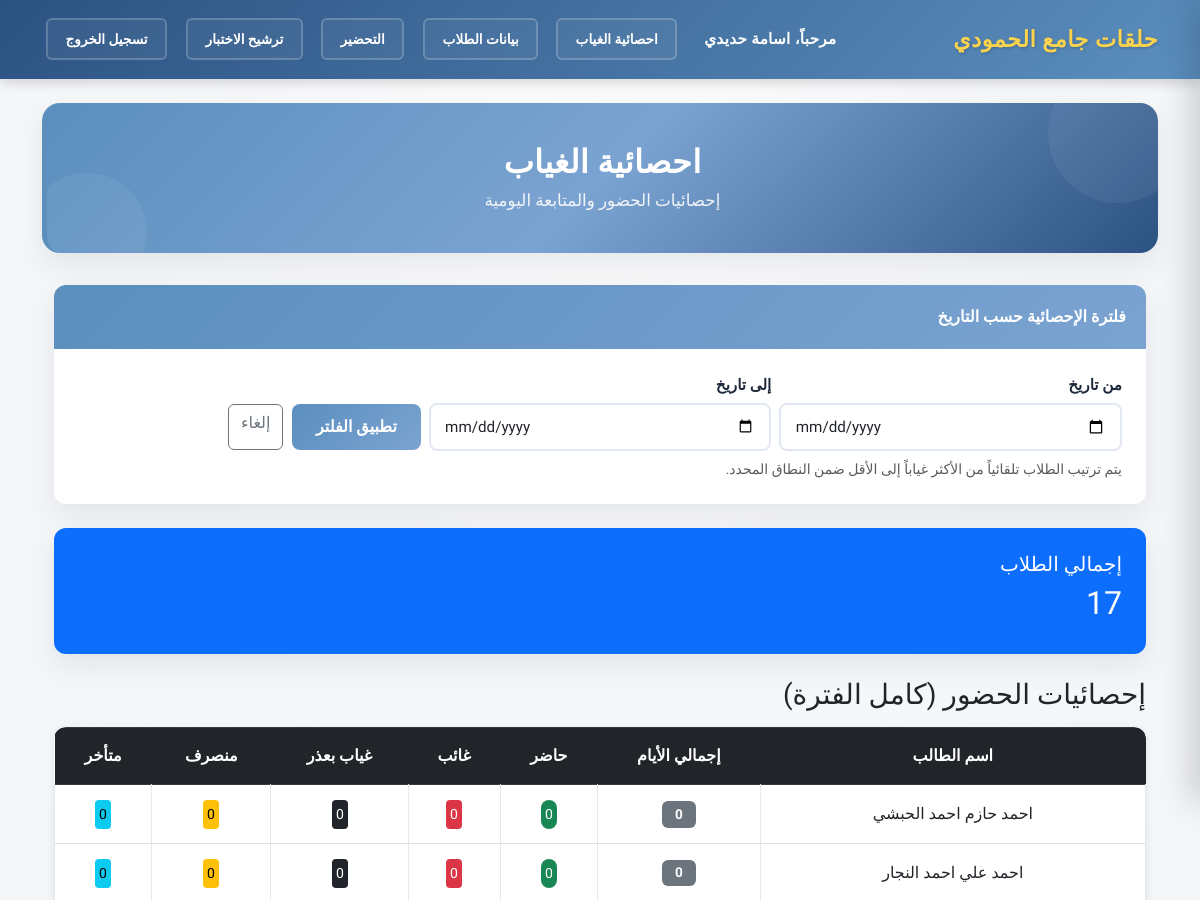
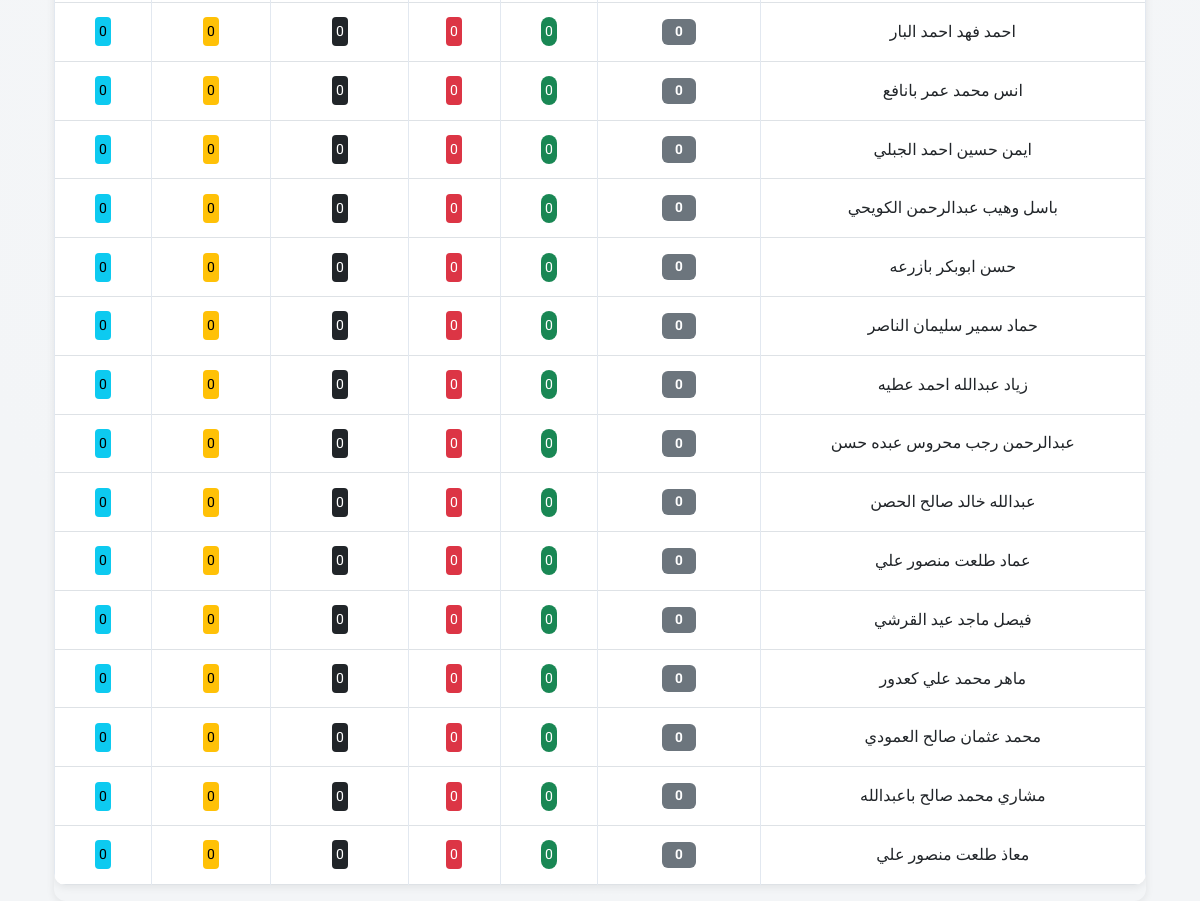
The app's page /teacher-dashboard/ (signed in), older data (2 pictures, top to bottom).
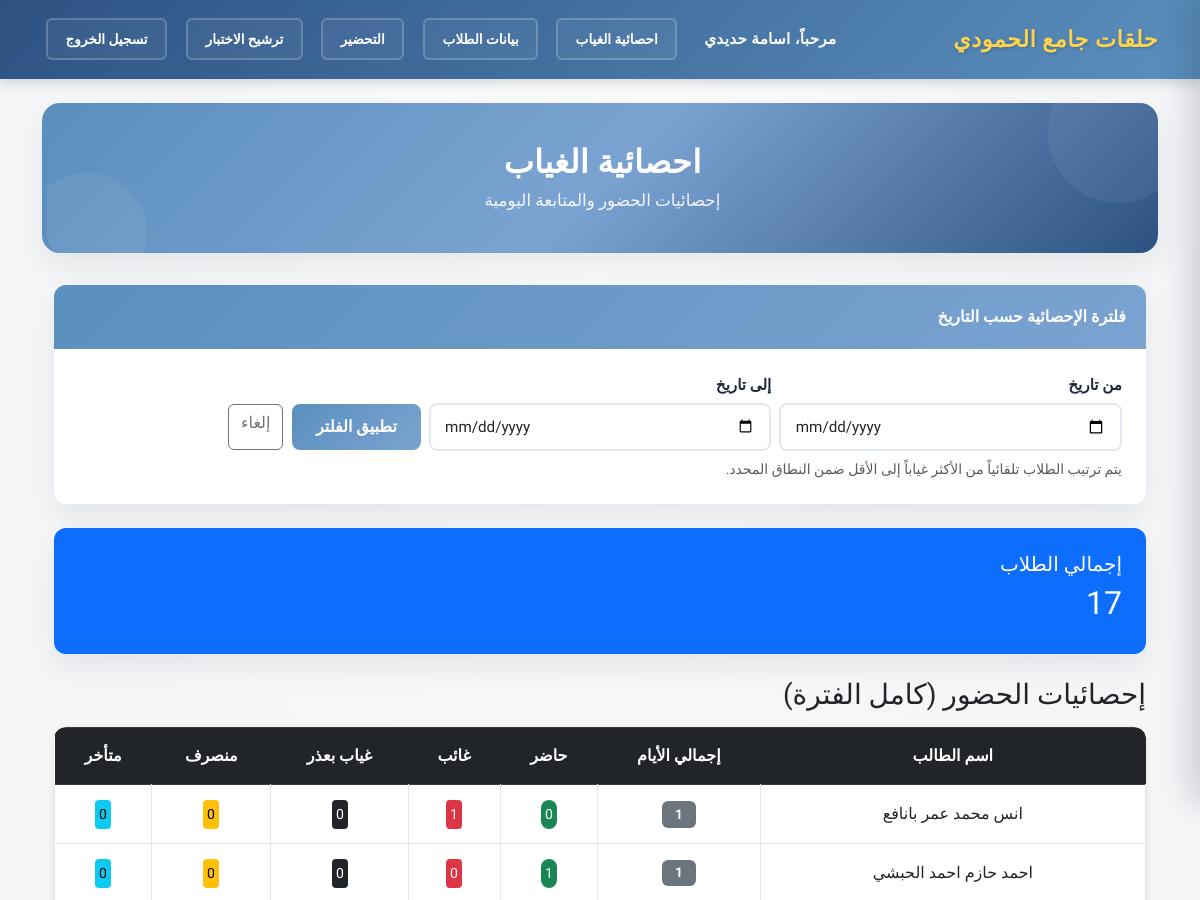
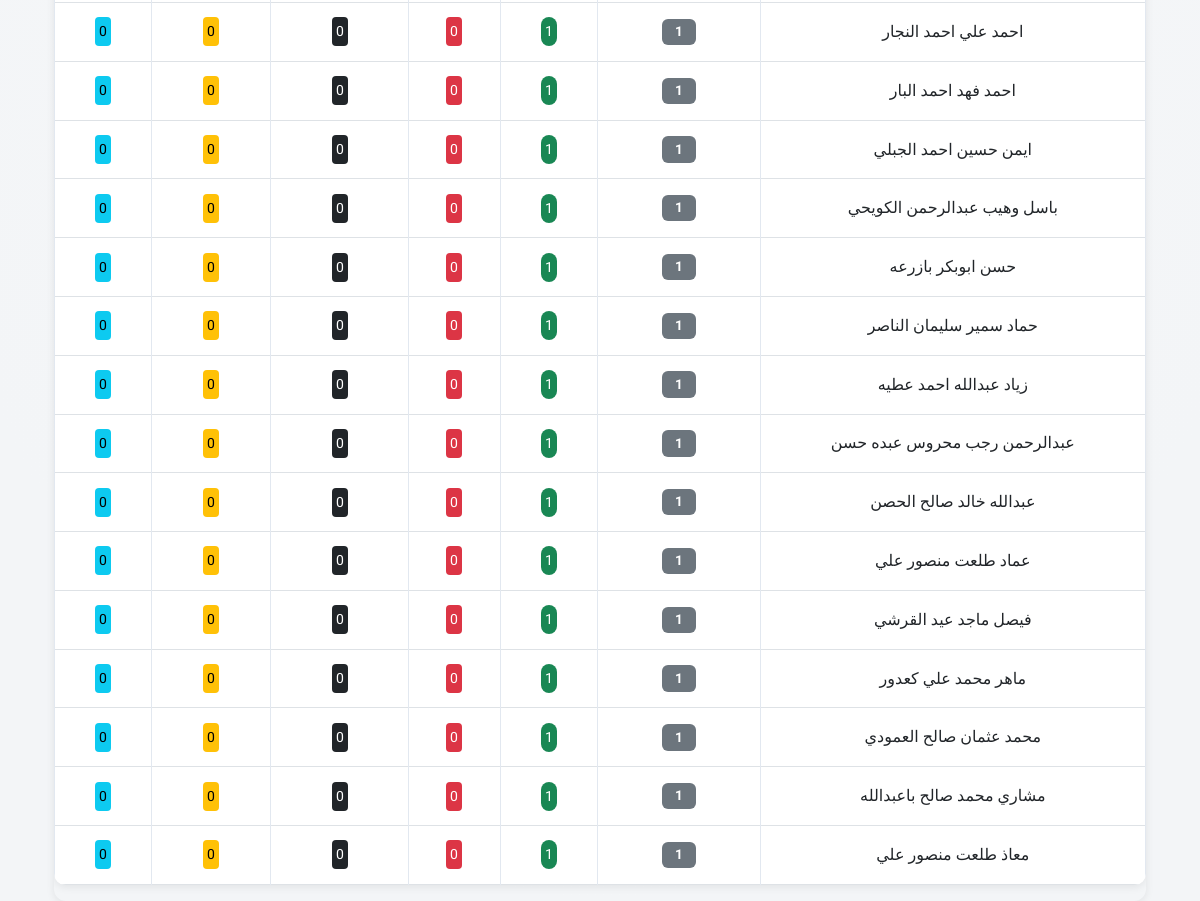
The same page, newer data (2 pictures, top to bottom).
### quran_center/models.py (models this page shows, shortened)
class Student(models.Model):
    GRADE_CHOICES = [
        ('1_pri', 'أول ابتدائي'), ('2_pri', 'ثاني ابتدائي'), ('3_pri', 'ثالث ابتدائي'),
        ('4_pri', 'رابع ابتدائي'), ('5_pri', 'خامس ابتدائي'), ('6_pri', 'سادس ابتدائي'),
        ('1_med', 'أول متوسط'), ('2_med', 'ثاني متوسط'), ('3_med', 'ثالث متوسط'),
        ('1_sec', 'أول ثانوي'), ('2_sec', 'ثاني ثانوي'), ('3_sec', 'ثالث ثانوي'),
        ('uni', 'جامعي'),
    ]
    STATUS_CHOICES = [('منتظر', 'منتظر'), ('منتظم', 'منتظم')]
    full_name = models.CharField(max_length=200, verbose_name="الاسم الثلاثي", blank=True, default="")
    student_unique_id = models.PositiveIntegerField(unique=True, blank=True, null=True, editable=False, verbose_name="المعرف الفريد")
    student_phone = models.CharField(max_length=15, blank=True, null=True, verbose_name="جوال الطالب")
    parent_phone = models.CharField(max_length=15, verbose_name="جوال ولي الأمر", blank=True, default="")
    identity_number = models.CharField(max_length=100, verbose_name="رقم هوية الطالب", blank=True, null=True)
    jamiaa_id = models.CharField(max_length=100, verbose_name="رقم الجمعية", blank=True, null=True)
    parent_identity = models.CharField(max_length=50, verbose_name="رقم هوية ولي الأمر", blank=True, null=True)
    grade = models.CharField(max_length=20, choices=GRADE_CHOICES, verbose_name="الصف الدراسي", blank=True, default="")
    birth_date = models.CharField(max_length=50, verbose_name="تاريخ الميلاد", blank=True, null=True)
    last_tested_part = models.CharField(
        max_length=50,
        choices=LAST_TESTED_PART_CHOICES,
        default='0',
        verbose_name="آخر جزء تم اختباره"
    )
    previous_center = models.CharField(max_length=100, blank=True, null=True, verbose_name="التحفيظ السابق ( ان وُجد )")
    neighborhood = models.CharField(max_length=100, verbose_name="الحي", blank=True, null=True)
    teacher = models.ForeignKey(User, on_delete=models.SET_NULL, null=True, blank=True, verbose_name="المعلم المسؤول")
    status = models.CharField(max_length=20, default='منتظر', choices=STATUS_CHOICES)
    educational_stage = models.CharField(max_length=50, blank=True)
    absence_reset_at = models.DateField(blank=True, null=True, verbose_name="تاريخ تصفير الغياب المؤقت")
    created_at = models.DateTimeField(auto_now_add=True)

### quran_center/views.py (the view)
# urls.py: path('teacher-dashboard/', views.teacher_dashboard, name='teacher_dashboard'),
@login_required
def teacher_dashboard(request):
    students = Student.objects.filter(teacher=request.user, status='منتظم').order_by('full_name')
    today = timezone.now().date()
    start_date_str = (request.GET.get('start_date') or '').strip()
    end_date_str = (request.GET.get('end_date') or '').strip()
    try:
        start_date = datetime.strptime(start_date_str, "%Y-%m-%d").date() if start_date_str else None
    except ValueError:
        start_date = None
    try:
        end_date = datetime.strptime(end_date_str, "%Y-%m-%d").date() if end_date_str else None
    except ValueError:
        end_date = None
    if start_date and end_date and start_date > end_date:
        start_date, end_date = end_date, start_date
    total_students = students.count()
    stats_rows = []
    for student in students:
        attendances = Attendance.objects.filter(student=student)
        if start_date:
            attendances = attendances.filter(date__gte=start_date)
        if end_date:
            attendances = attendances.filter(date__lte=end_date)
        total_days = attendances.count()
        present = attendances.filter(status='حاضر').count()
        absent = attendances.filter(status='غائب').count()
        absent_excused = attendances.filter(status='غياب بعذر').count()
        excused = attendances.filter(status='مستأذن').count()
        late = attendances.filter(status='متأخر').count()
        non_present_count = absent + absent_excused + excused + late
        all_attendance = list(attendances.values('date', 'status').order_by('-date'))
        stats_rows.append((student.id, {
            'student': student,
            'total_days': total_days,
            'present': present,
            'absent': absent,
            'absent_excused': absent_excused,
            'excused': excused,
            'late': late,
            'non_present_count': non_present_count,
            'all_attendance': all_attendance
        }))
    stats_rows.sort(key=lambda item: (-item[1]['absent'], item[1]['student'].full_name or ''))
    attendance_stats = {student_id: stats for student_id, stats in stats_rows}
    context = {
        'total_students': total_students,
        'attendance_stats': attendance_stats,
        'start_date': start_date,
        'end_date': end_date,
        'today': today,
    }
    return render(request, 'teacher_dashboard.html', context)

### quran_center/templatetags/role_tags.py (called while the page is built)
@register.filter
def has_role(user, role_code):
    if not user or not user.is_authenticated:
        return False
    if user.is_superuser:
        return True
    return UserRole.objects.filter(user=user, role__code=role_code).exists()

### quran_center/templates/teacher_dashboard.html (shortened to what this page needs)
{% extends "base.html" %}
{% block content %}
<div class="page-hero">
    <div class="page-hero-inner">
        <h1 class="page-hero-title">احصائية الغياب</h1>
        <p class="page-hero-subtitle">إحصائيات الحضور والمتابعة اليومية</p>
    </div>
</div>
<div class="container" dir="rtl">
    <div class="card mb-4">
        <div class="card-header bg-light">فلترة الإحصائية حسب التاريخ</div>
        <div class="card-body">
            <form method="get" class="row g-2 align-items-end">
                <div class="col-md-4">
                    <label class="form-label">من تاريخ</label>
                    <input type="date" name="start_date" class="form-control" value="{{ start_date|date:'Y-m-d' }}" max="{{ today|date:'Y-m-d' }}">
                </div>
                <div class="col-md-4">
                    <label class="form-label">إلى تاريخ</label>
                    <input type="date" name="end_date" class="form-control" value="{{ end_date|date:'Y-m-d' }}" max="{{ today|date:'Y-m-d' }}">
                </div>
                <div class="col-md-4 d-flex gap-2">
                    <button type="submit" class="btn btn-primary">تطبيق الفلتر</button>
                    <a href="{% url 'teacher_dashboard' %}" class="btn btn-outline-secondary">إلغاء</a>
                </div>
            </form>
            <small class="text-muted d-block mt-2">يتم ترتيب الطلاب تلقائياً من الأكثر غياباً إلى الأقل ضمن النطاق المحدد.</small>
        </div>
    </div>
    <div class="row mb-4">
        <div class="col-md-12">
            <div class="card bg-primary text-white">
                <div class="card-body">
                    <h5 class="card-title">إجمالي الطلاب</h5>
                    <h2>{{ total_students }}</h2>
                </div>
            </div>
        </div>
    </div>
    <h3 class="mb-3">إحصائيات الحضور {% if start_date or end_date %}(ضمن النطاق المحدد){% else %}(كامل الفترة){% endif %}</h3>
    {% if attendance_stats %}
    <div class="table-responsive">
        <table class="table table-bordered table-hover">
            <thead class="table-dark">
                <tr>
                    <th>اسم الطالب</th>
                    <th>إجمالي الأيام</th>
                    <th>حاضر</th>
                    <th>غائب</th>
                    <th>غياب بعذر</th>
                    <th>منصرف</th>
                    <th>متأخر</th>
                </tr>
            </thead>
            <tbody>
                {% for student_id, stats in attendance_stats.items %}
                <tr>
                    <td>{{ stats.student.full_name }}</td>
                    <td><span class="badge bg-secondary">{{ stats.total_days }}</span></td>
                    <td>
                        <button type="button" class="btn btn-sm btn-success p-1"
                                data-bs-toggle="modal"
                                data-bs-target="#modal_present{{ student_id }}"
                                style="border: none; background-color: #198754; color: white; cursor: pointer;">
                            {{ stats.present }}
                        </button>
                    </td>
                    <td>
                        <button type="button" class="btn btn-sm btn-danger p-1"
                                data-bs-toggle="modal"
                                data-bs-target="#modal_absent{{ student_id }}"
                                style="border: none; background-color: #dc3545; color: white; cursor: pointer;">
                            {{ stats.absent }}
                        </button>
                    </td>
                    <td>
                        <button type="button" class="btn btn-sm btn-dark p-1"
                                data-bs-toggle="modal"
                                data-bs-target="#modal_absent_excused{{ student_id }}"
                                style="border: none; background-color: #212529; color: white; cursor: pointer;">
                            {{ stats.absent_excused }}
                        </button>
                    </td>
                    <td>
                        <button type="button" class="btn btn-sm btn-warning p-1"
                                data-bs-toggle="modal"
                                data-bs-target="#modal_excused{{ student_id }}"
                                style="border: none; background-color: #ffc107; color: black; cursor: pointer;">
                            {{ stats.excused }}
                        </button>
                    </td>
                    <td>
                        <button type="button" class="btn btn-sm btn-info p-1"
                                data-bs-toggle="modal"
                                data-bs-target="#modal_late{{ student_id }}"
                                style="border: none; background-color: #0dcaf0; color: black; cursor: pointer;">
                            {{ stats.late }}
                        </button>
                    </td>
                </tr>
                {% endfor %}
            </tbody>
        </table>
    </div>
    {% else %}
    <div class="alert alert-info">
        لا توجد بيانات حضور لعرضها حالياً.
    </div>
    {% endif %}
</div>
{% endblock %}

### quran_center/templates/base.html (shortened to what this page needs)
<!DOCTYPE html>
<html lang="ar" dir="rtl">
<head>
    {% load static %}
    <link rel="stylesheet" href="https://cdn.jsdelivr.net/npm/bootstrap@5.3.0/dist/css/bootstrap.rtl.min.css" id="bootstrapCdnPrimary">
    <link rel="stylesheet" href="{% static 'css/style.css' %}">
</head>
<body class="bg-light">
{% load role_tags %}
<nav class="navbar navbar-dark bg-dark mb-4">
    <div class="container">
        <span class="navbar-brand">حلقات جامع الحمودي</span>
        <div>
            {% if user.is_authenticated %}
                <span class="text-white me-3">مرحباً، {{ user.username }}</span>
                {% if not user.is_superuser and not user|has_role:"manager" %}
                <a href="{% url 'teacher_dashboard' %}" class="btn btn-outline-info btn-sm me-2">احصائية الغياب</a>
                <a href="{% url 'teacher_students_data' %}" class="btn btn-outline-info btn-sm me-2">بيانات الطلاب</a>
                <a href="{% url 'take_attendance' %}" class="btn btn-outline-light btn-sm me-2">التحضير</a>
                <a href="{% url 'nominate_exam' %}" class="btn btn-outline-primary btn-sm me-2">ترشيح الاختبار</a>
                {% endif %}
                <form method="post" action="{% url 'logout' %}" style="display: inline;">
                    <button type="submit" class="btn btn-outline-danger btn-sm">تسجيل الخروج</button>
                </form>
            {% endif %}
        </div>
    </div>
</nav>
<div class="container">
    {% block content %}
    {% endblock %}
</div>
</body>
</html>

Row changes from the older to the newer data that the page shows:
shown differently, row unchanged: Student "انس محمد عمر بانافع": total_days "0" → "1"; absent "0" → "1"; moves up the list
changed Student "احمد حازم احمد الحبشي": total_days "0" → "1"; present "0" → "1"
changed Student "احمد علي احمد النجار": total_days "0" → "1"; present "0" → "1"
computed for Student "احمد فهد احمد البار": total_days "0" → "1"; present "0" → "1"
changed Student "ايمن حسين احمد الجبلي": total_days "0" → "1"; present "0" → "1"
computed for Student "باسل وهيب عبدالرحمن الكويحي": total_days "0" → "1"; present "0" → "1"
changed Student "حسن ابوبكر بازرعه": total_days "0" → "1"; present "0" → "1"
changed Student "حماد سمير سليمان الناصر": total_days "0" → "1"; present "0" → "1"
computed for Student "زياد عبدالله احمد عطيه": total_days "0" → "1"; present "0" → "1"
computed for Student "عبدالرحمن رجب محروس عبده حسن": total_days "0" → "1"; present "0" → "1"
computed for Student "عبدالله خالد صالح الحصن": total_days "0" → "1"; present "0" → "1"
computed for Student "عماد طلعت منصور علي": total_days "0" → "1"; present "0" → "1"
computed for Student "فيصل ماجد عيد القرشي": total_days "0" → "1"; present "0" → "1"
computed for Student "ماهر محمد علي كعدور": total_days "0" → "1"; present "0" → "1"
changed Student "محمد عثمان صالح العمودي": total_days "0" → "1"; present "0" → "1"
computed for Student "مشاري محمد صالح باعبدالله": total_days "0" → "1"; present "0" → "1"
changed Student "معاذ طلعت منصور علي": total_days "0" → "1"; present "0" → "1"
